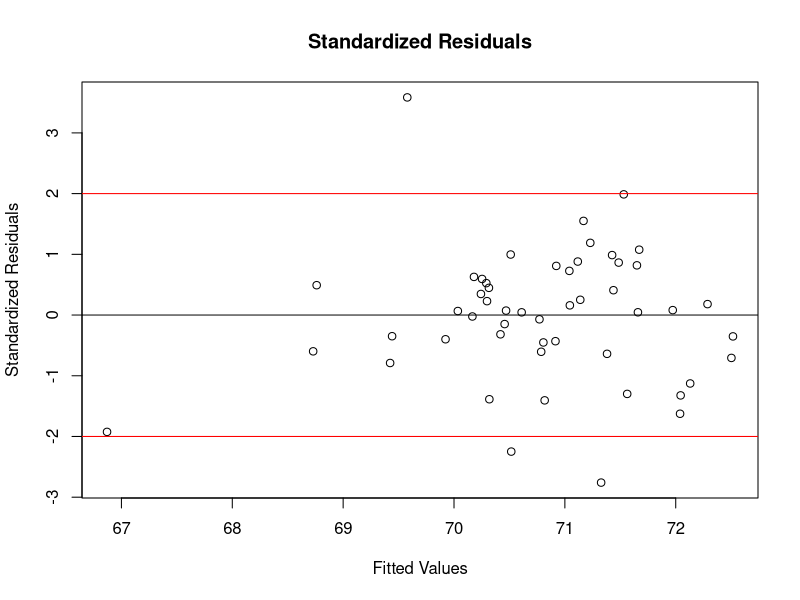
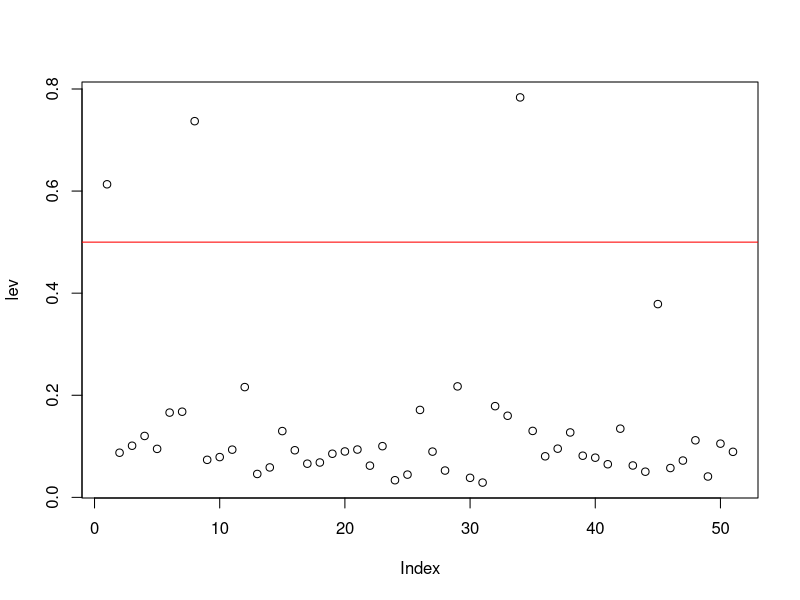
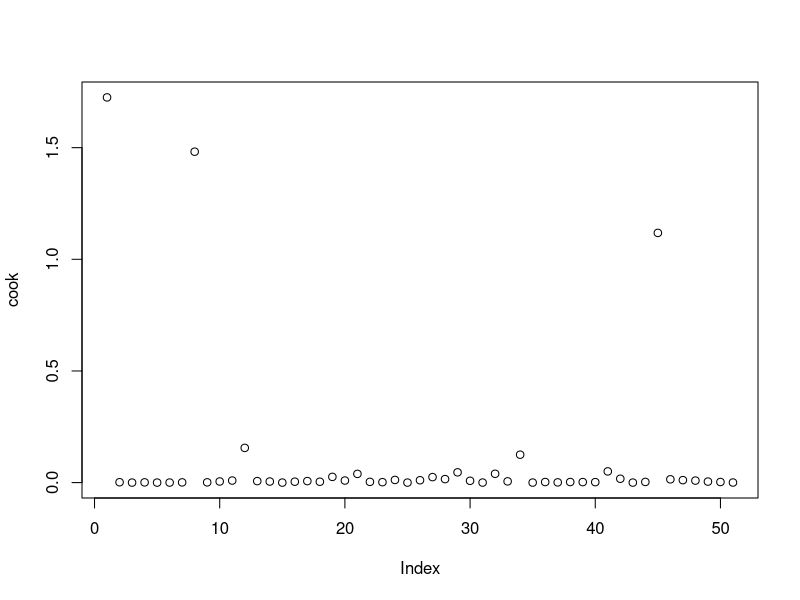
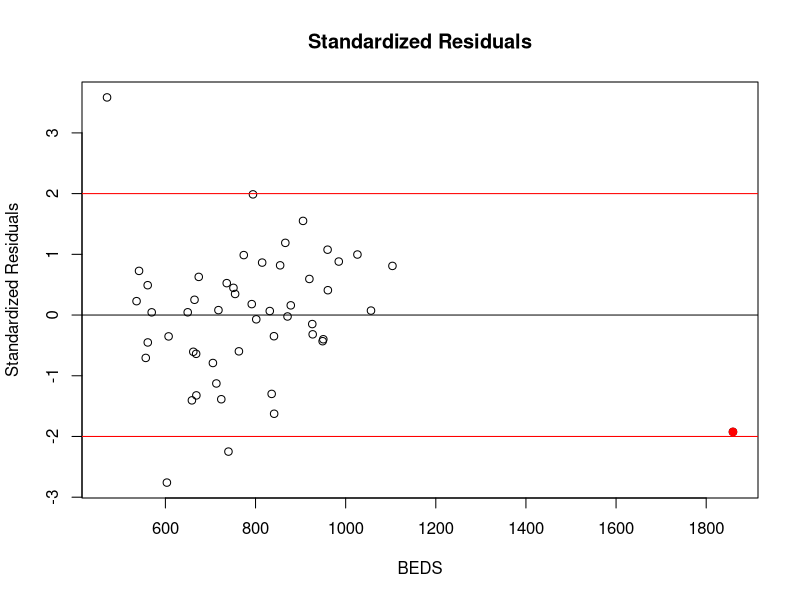
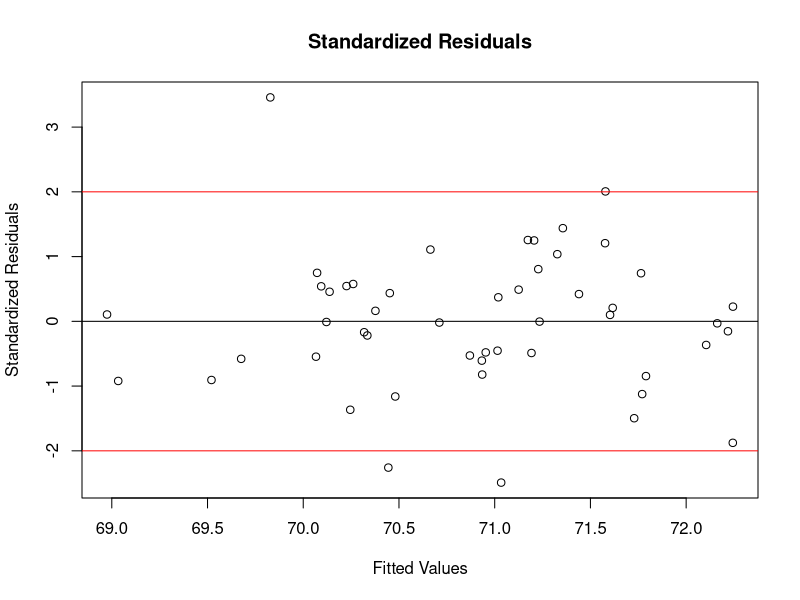
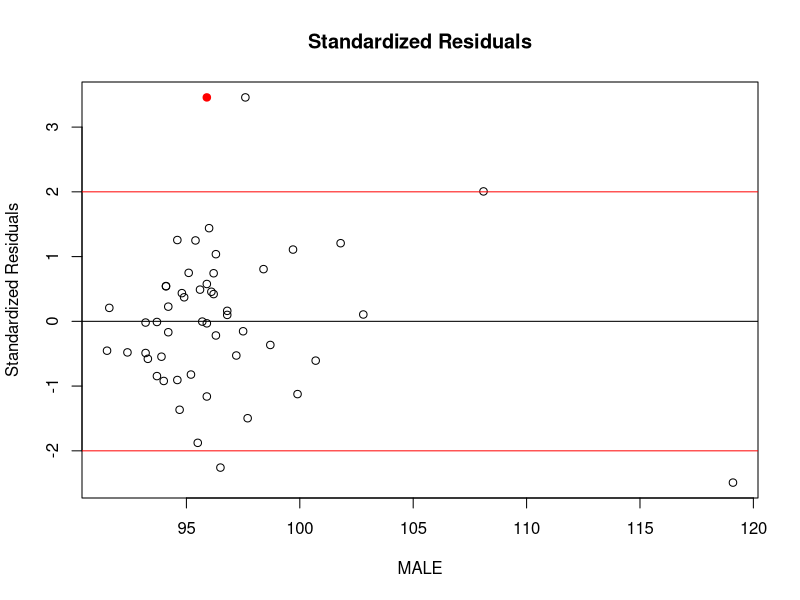
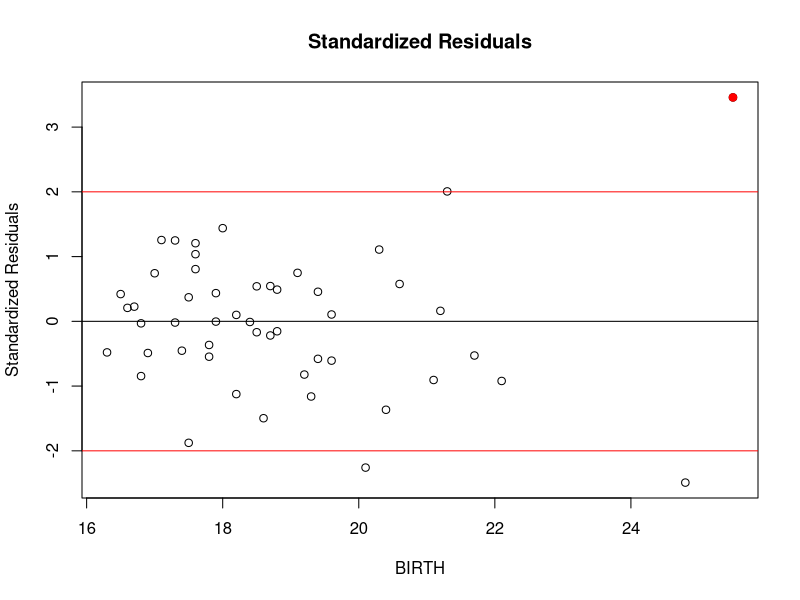
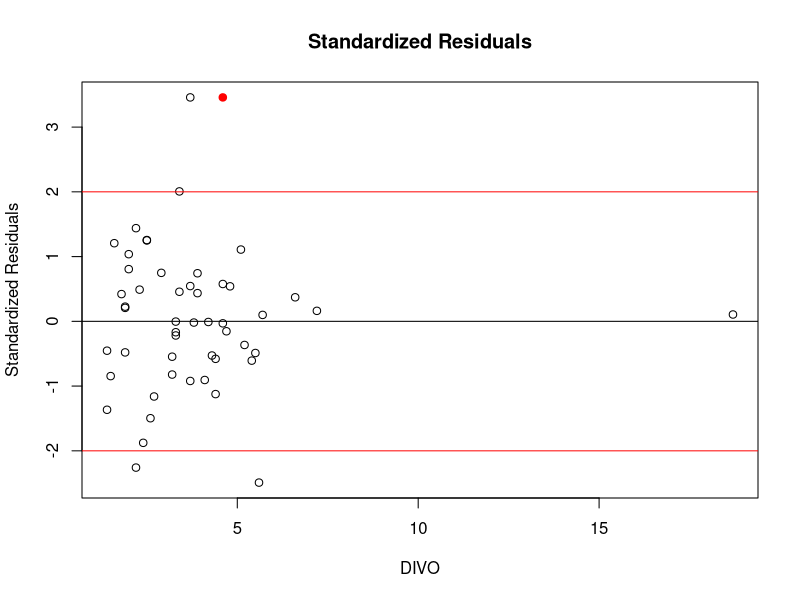

These figures' R source, in order:
## ---- chunk 1
knitr::opts_chunk$set(echo = TRUE)

## ---- chunk 2
setwd("~/Google Drive/Uni/Winter 2018/STA302/A2")
dat <- read.table("Census.txt", sep = "" ,header=T)
LIFE <- dat$LIFE
MALE <- dat$MALE
BIRTH <- dat$BIRTH
DIVO <- dat$DIVO
BEDS <- dat$BEDS
EDUC <- dat$EDUC
INCO <- dat$INCO
y <- LIFE
## ---- chunk 3
x = as.matrix(dat)
x <-x[1:51, 2:7]
x<- cbind(1, x)
mode(x) = 'numeric'
n <- 51
p <-6
X<-x
Xt <- t(X)
XtX <- Xt %*% X
XtXinv <-solve(XtX)
Xty <- Xt %*% y
bhat <- XtXinv %*% Xty
## ---- chunk 4
y_hat <- X %*% bhat
y_hat
## ---- chunk 5

e_hat = y - y_hat
e_hat
## ---- chunk 6
bhat
## ---- chunk 7
  bhat[2] #b_1
## ---- chunk 8
bhat[3] #b_2
## ---- chunk 9
RSS <- (t(e_hat) %*% e_hat)
sigma_sq_hat = RSS / (n)
sigma_sq_hat
## ---- chunk 10
s_sq = RSS / (n-p-1)
s_sq
## ---- chunk 11
s <-c(s_sq^(1/2))
se_bs = diag(s * (XtXinv)^(1/2))
se_bs
#Corresponding to B_0, B_1 ... B_6
## ---- chunk 12
y_bar = c(sum(y_hat)/ n)
SST <- sum((LIFE - y_bar)^(2))
R_sq <- 1 - (RSS/SST)
R_sq
## ---- chunk 13
MLR <- lm(formula = LIFE~ MALE + BIRTH + DIVO + BEDS + EDUC + INCO, data=dat) 
summary(MLR)
## ---- chunk 14
SSReg = SST-RSS
F_val = (SSReg/(p)/(RSS/(n-p-1))) 
F_val
F_crt = qf(.95, df1=p, df2=n-p-1)
F_crt
## ---- chunk 15
t_value1 =2.670
t_crit = qt(c(.005, .995), df=n-p-1)
#t_crit = [-2.692278, 2.692278]
## ---- chunk 16
t_value2 = 4.400
t_crit = qt(c(.005, .995), df=n-p-1)
#t_crit = [-2.692278, 2.692278]
## ---- chunk 17
t_value3 =2.658
t_crit = qt(c(.005, .995), df=n-p-1)
#t_crit = [-2.692278, 2.692278]
## ---- chunk 18
t_value4 =3.409
t_crit = qt(c(.005, .995), df=n-p-1)
#t_crit = [-2.692278, 2.692278]
## ---- chunk 19
t_value5 = 2.133
t_crit = qt(c(.005, .995), df=n-p-1)
#t_crit = [-2.692278, 2.692278]
## ---- chunk 20
t_value6 =0.786
t_crit = qt(c(.005, .995), df=n-p-1)
#t_crit = [-2.692278, 2.692278]
## ---- chunk 21
MLR_reduced <- lm(formula = LIFE~ BIRTH + BEDS, data=dat) 
summary(MLR_reduced)
## ---- chunk 22
MLR_red_MALE_INCO <- lm(formula = LIFE~ BIRTH + BEDS + DIVO + EDUC, data=dat) 
anova(MLR, MLR_red_MALE_INCO)
F_val = 3.5642
F_Crit =  qf(.99, df1=2, df2=n-p-1)
#F_Crit = 5.122628
## ---- chunk 23
MLR_MALE <- lm(LIFE ~ MALE, data=dat) 
anova(MLR, MLR_MALE)
F_val = 7.0963
## ---- chunk 24
MLR_B0 = lm(LIFE ~ 1, data=dat) 
MLR_MALE_BIRTH <- lm(LIFE ~ MALE + BIRTH, data=dat) 
anova(MLR_B0, MLR_MALE_BIRTH)
F_val = 8.14
## ---- chunk 25
MLR_B0 = lm(LIFE ~ 1, data=dat) 
MLR_B0B3 = lm(LIFE ~ DIVO)
MLR_B0B2B3 = lm(LIFE ~ BIRTH + DIVO)
MLR_MALE_BIRTH_DIVO <- lm(LIFE~ MALE + BIRTH + DIVO, data=dat) 
MLR_BIRTH_DIVO <- lm(LIFE ~ BIRTH + DIVO, data=dat) 


## ---- chunk 26
SSRegB3B0 <- anova(MLR_B0)["Residuals", "Sum Sq"] - anova(MLR_B0B3)["Residuals", "Sum Sq"]
SSRegB3B0
## ---- chunk 27
SSRegB2_B0B3 <- anova(MLR_B0B3)["Residuals", "Sum Sq"] - anova(MLR_B0B2B3)["Residuals", "Sum Sq"]
SSRegB2_B0B3
## ---- chunk 28
RSSB0B1B2B3 <- anova(MLR_MALE_BIRTH_DIVO)["Residuals", "Sum Sq"]

RSS_B0B2B3 <- anova(MLR_BIRTH_DIVO)["Residuals", "Sum Sq"] 

SSRegB1_B0B2B3 <- RSS_B0B2B3 - RSSB0B1B2B3
SSRegB1_B0B2B3

## ---- chunk 29
SSRegB1B2B3_B0 =  SSRegB3B0 + SSRegB2_B0B3 + SSRegB1_B0B2B3
SSRegB1B2B3_B0
## ---- chunk 30
#MLR_B0
#MLR_MALE
MLR_BIRTH <- lm(LIFE ~ BIRTH, data=dat) 
MLR_DIVO <- lm(LIFE ~ DIVO, data=dat) 
MLR_INCO <- lm(LIFE ~ INCO, data=dat) 
#MLR_MALE_BIRTH
MLR_MALE_DIVO <- lm(LIFE~ MALE + DIVO, data=dat) 
MLR_MALE_INCO <- lm(LIFE~ MALE + INCO, data=dat) 
#MLR_BIRTH_DIVO
MLR_BIRTH_INCO <- lm(LIFE ~ BIRTH + INCO, data=dat) 
MLR_DIVO_INCO <- lm(LIFE ~ DIVO + INCO, data=dat) 
MLR_MALE_BIRTH_DIVO
MLR_MALE_BIRTH_INCO <- lm(LIFE~ MALE + BIRTH + INCO, data=dat) 
MLR_BIRTH_DIVO_INCO <- lm(LIFE ~ BIRTH + DIVO + INCO, data=dat) 
MLR_MALE_DIVO_INCO <- lm(LIFE ~ MALE + DIVO + INCO, data=dat) 
MLR_mbdi <- lm(LIFE ~ MALE + BIRTH + DIVO + INCO, data=dat) 

#AIC
aic_b0 <- AIC(MLR_B0) 
aic_b0
aic_m <- AIC(MLR_MALE) 
aic_m
aic_d <- AIC(MLR_DIVO)
aic_d
aic_i <- AIC(MLR_INCO)
aic_i
aic_b <- AIC(MLR_BIRTH)
aic_b
aic_mb <- AIC(MLR_MALE_BIRTH)
aic_mb
aic_md <- AIC(MLR_MALE_DIVO)
aic_md
aic_mi <- AIC(MLR_MALE_INCO)
aic_mi
aic_bd <- AIC(MLR_BIRTH_DIVO)
aic_bd
aic_bi <- AIC(MLR_BIRTH_INCO)
aic_bi
aic_di <- AIC(MLR_DIVO_INCO)
aic_di
aic_mbd <- AIC(MLR_MALE_BIRTH_DIVO)
aic_mbd
aic_mbi <- AIC(MLR_MALE_BIRTH_INCO)
aic_mbi
aic_bdi <- AIC(MLR_BIRTH_DIVO_INCO)
aic_bdi
aic_mdi <- AIC(MLR_MALE_DIVO_INCO)
aic_mdi
aic_mbdi <- AIC(MLR_mbdi)
aic_mbdi
## ---- chunk 31
null<- MLR_B0
full<- MLR_mbdi
forwdAIC=step(null, scope=list(lower=null, upper=full), direction="forward")
forwdAIC
## ---- chunk 32
backAIC=step(full, direction="backward", data=dat)
backAIC
## ---- chunk 33
std_res <- rstandard(MLR)
plot(MLR$fitted.values, std_res, ylab="Standardized Residuals", xlab="Fitted Values", main="Standardized Residuals")
abline(0, 0)
abline(2, 0, col=c("red"))
abline(-2, 0, col=c("red"))
## ---- chunk 34
lev = hat(model.matrix(MLR))
plot(lev)
abline(0.5, 0, col=c("red"))
dat[lev >0.5,]
## ---- chunk 35
cook = cooks.distance(MLR)
plot(cook)
dat[cook > 1,]
## ---- chunk 36
plot(BEDS, std_res, ylab="Standardized Residuals", 
     xlab="BEDS", main="Standardized Residuals")
abline(0, 0)
abline(2, 0, col=c("red"))
abline(-2, 0, col=c("red"))
points(BEDS[8], std_res[8] , col='red', pch = 19)
## ---- chunk 37
dat2 <- subset(dat, STATE != 'DC')
LIFE2 <- dat2$LIFE
MALE2 <- dat2$MALE
BIRTH2 <- dat2$BIRTH
DIVO2 <- dat2$DIVO
BEDS2 <- dat2$BEDS
EDUC2 <- dat2$EDUC
INCO2 <- dat2$INCO
MLR_NoDC <- lm(formula = LIFE2 ~ MALE2 + BIRTH2 + DIVO2 + BEDS2 + EDUC2 + INCO2, data=dat2)
summary(MLR_NoDC)
std_res_NoDC <- rstandard(MLR_NoDC)
plot(MLR_NoDC$fitted.values, std_res_NoDC, ylab="Standardized Residuals", xlab="Fitted Values", main="Standardized Residuals")
abline(0, 0)
abline(2, 0, col=c("red"))
abline(-2, 0, col=c("red"))
## ---- chunk 38
#MALE
plot(MALE2, std_res_NoDC, ylab="Standardized Residuals", xlab="MALE", main="Standardized Residuals")
abline(0, 0)
abline(2, 0, col=c("red"))
abline(-2, 0, col=c("red"))
points(MALE[44], std_res_NoDC[44] , col='red', pch = 19)

#BEDS
plot(BIRTH2, std_res_NoDC, ylab="Standardized Residuals", xlab="BIRTH", main="Standardized Residuals")
abline(0, 0)
abline(2, 0, col=c("red"))
abline(-2, 0, col=c("red"))
points(BIRTH2[44], std_res_NoDC[44] , col='red', pch = 19)

#DIVO
plot(DIVO2, std_res_NoDC, ylab="Standardized Residuals", xlab="DIVO", main="Standardized Residuals")
abline(0, 0)
abline(2, 0, col=c("red"))
abline(-2, 0, col=c("red"))
points(DIVO[44], std_res_NoDC[44] , col='red', pch = 19)

#BEDS
plot(BEDS2, std_res_NoDC, ylab="Standardized Residuals", xlab="BEDS", main="Standardized Residuals")
abline(0, 0)
abline(2, 0, col=c("red"))
abline(-2, 0, col=c("red"))
points(BEDS2[44], std_res_NoDC[44] , col='red', pch = 19)

#EDUC
plot(EDUC2, std_res_NoDC, ylab="Standardized Residuals", xlab="EDUC", main="Standardized Residuals")
abline(0, 0)
abline(2, 0, col=c("red"))
abline(-2, 0, col=c("red"))
points(EDUC2[44], std_res_NoDC[44] , col='red', pch = 19)

#INCO
plot(INCO2, std_res_NoDC, ylab="Standardized Residuals", xlab="INCO", main="Standardized Residuals")
abline(0, 0)
abline(2, 0, col=c("red"))
abline(-2, 0, col=c("red"))
points(INCO2[44], std_res_NoDC[44] , col='red', pch = 19)
## ---- chunk 39
dat3 <- subset(dat2, STATE != 'UT')
LIFE3 <- dat3$LIFE
MALE3 <- dat3$MALE
BIRTH3 <- dat3$BIRTH
DIVO3 <- dat3$DIVO
BEDS3 <- dat3$BEDS
EDUC3 <- dat3$EDUC
INCO3 <- dat3$INCO
MLR_NoDC_NoUT <- lm(formula = LIFE3 ~ MALE3+ BIRTH3 + DIVO3 + BEDS3 + EDUC3 + INCO3, data=dat3)
## ---- chunk 40
MLR_NoDC_NoUT$coefficients
## ---- chunk 41
MLR$coefficients
